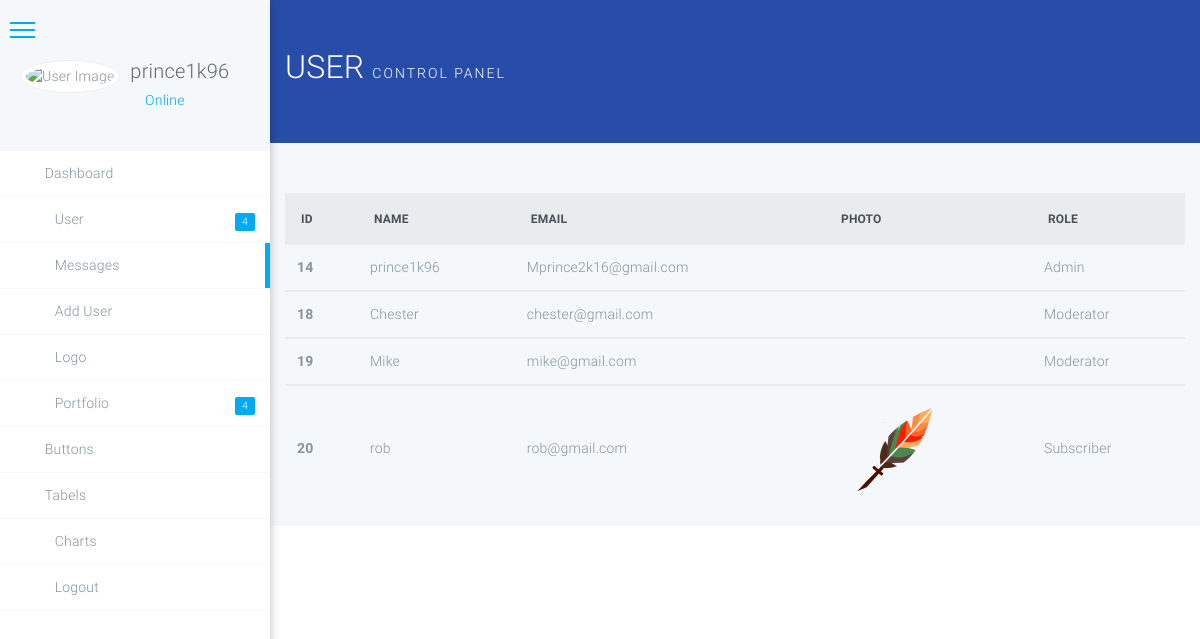
Page /user_view.php (signed in) on the committed database.
### tables this page shows
CREATE TABLE `user_info` (
  `id` int(11) NOT NULL,
  `username` varchar(50) NOT NULL,
  `email` varchar(100) NOT NULL,
  `password` varchar(20) NOT NULL,
  `mobile` varchar(20) NOT NULL,
  `profile_photo` varchar(100) NOT NULL,
  `role` int(99) NOT NULL
);

### user_view.php (the view, shortened to what this page needs)
<?php
require 'dashboard/dash_header.php';
 ?>
<?php
$select_query	=	"SELECT * FROM user_info";
$return_db	=	mysqli_query($db_connection,$select_query);
?>
            <section class="text-white has-overlay blue4 responsive">
                <div class="container">
                    <div class="p-t-b-50 ">
                        <h2>USER <small>Control Panel</small></h2></div>
                </div>
            </section>
      <div class="content">
<div class="container" style="margin:50px 0 0 0";>
	<div class="row">
		<div class="col-md-12">
	<table class="table">
  <thead class="thead-light">
    <tr>
      <th scope="col">ID</th>
      <th scope="col">Name</th>
      <th scope="col">Email</th>
      <th scope="col">Photo</th>
      <th scope="col">Role</th>
    </tr>
  </thead>
<?php foreach ($return_db as $value) {
 ?>
  <tbody>
    <tr>
      <th scope="row"><?php echo $value['id']; ?></th>
      <td><?php echo $value['username']; ?></td>
      <td><?php echo $value['email']; ?></td>
      <td><img src="uploads/user/<?php echo $value['profile_photo']; ?>" alt="" width="100"></td>
      <td>
          <?php
          if($value['role']==1){
            echo "Admin";
          }
            elseif ($value['role']==2) {
              echo "Moderator";
            }
          else{
            echo "Subscriber";
          }
         ?>
       </td>
    </tr>
  </tbody>
<?php } ?>
</table>
		</div>
	</div>
</div>
</div>

### dashboard/dash_header.php (shortened to what this page needs)
<!DOCTYPE html>
<html lang="en">
<head>
    <link rel="stylesheet" type="text/css" href="https://cdn.datatables.net/1.10.19/css/jquery.dataTables.css">
    <link rel="stylesheet" href="assets/css/app.css">
</head>
<body>
    <div id="app" class="paper-loading">
        <div class="btn-fixed-top-left"><a href="documentations.html" class="btn-fab  btn-primary shadow1"><i class="icon icon-clipboard-list"></i></a></div><a href="#" data-toggle="offcanvas" class="paper-nav-toggle fixed left"><i></i></a>
        <aside class="main-sidebar shadow1 fixed offcanvas scroll ">
            <section class="sidebar">
                <div class="user-panel light">
                    <div class="p-t-b-20">
                        <div class="float-left image"> <img class="user_avatar" src="uploads/user/<?php echo $_SESSION['photo']; ?>" alt="User Image"></div>
                        <div class="float-left info">
                            <h5><?php echo $_SESSION['name']; ?></h5><a href="#">
                            <i class="icon-circle text-primary blink"></i> Online</a>
                        </div>
                    </div>
                </div>
                <ul class="sidebar-menu scroll">
                    <li class="treeview"><a href="dash_board.php"><i class="icon-sailing-boat-water purple-text"></i> <span>Dashboard</span><i class="icon icon-angle-left pull-right"></i></a>
                    </li>
                    <li class="treeview"><a href="user_view.php"><i class="icon icon-folders blue-text"></i> <span>User</span> <span class="badge badge-primary pull-right">4</span></a>
                    </li>
                    <li class="treeview active"><a href="message_view.php"><i class="icon icon-package text-blue"></i> <span>Messages</span><i class="icon icon-angle-left pull-right"></i></a>
                    </li>
                    <li><a href="add_user.php"><i class="icon icon-clipboard-list red-text"></i> <span>Add User</span></a></li>
                        <li>
                            <a href="logo_view.php"><i class="icon icon-clipboard-list amber-text">
                            </i> <span>Logo</span></a>
                        </li>
                    <li class="treeview"><a href="portfolio_view.php"><i class="icon icon-hand-grab-o"></i> <span>Portfolio</span> <span class="badge badge-primary pull-right">4</span></a>
                    </li>
                    <li><a href="element-buttons.html"><i class="icon-touch_app text-green"></i> <span>Buttons</span></a></li>
                    <li><a href="element-tabels.html"><i class="icon-table brown-text"></i> <span>Tabels</span></a></li>
                    <li class="treeview"><a href="#"><i class="icon icon-pie-chart"></i> <span>Charts</span><i class="icon icon-angle-left pull-right"></i></a>
                    </li>
                    <li><a href="logout.php"><i class="icon icon-envelope-o"></i> <span>Logout</span>
                    </a></li>
                </ul>
            </section>
        </aside>
        <div class="page light offcanvas-page">

### rows in the picture
user_info: id "14", username "prince1k96", email "Mprince2k16@gmail.com", role "Admin"
user_info: id "18", username "Chester", email "chester@gmail.com", role "Moderator"
user_info: id "19", username "Mike", email "mike@gmail.com", role "Moderator"
user_info: id "20", username "rob", email "rob@gmail.com", profile_photo (picture), role "Subscriber"

### other values in the picture
$_SESSION['name'] "prince1k96"
